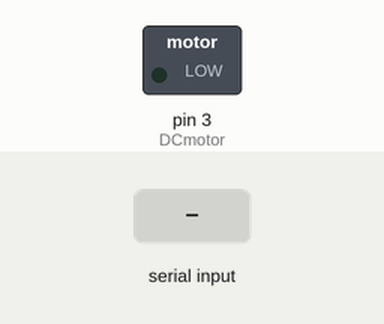
This sketch was run on a simulated Arduino Uno, built with avr-gcc and run on an emulated ATmega328P. On the bench: switched loads named in the sketch (green lamp = pin HIGH). The inputs (shaded band) are chosen by the test bench. What the sketch prints to the serial monitor is not drawn.

Above: at 1.2 s.
1.3 s: "90,45\n" received over Serial
At 2.1 s:
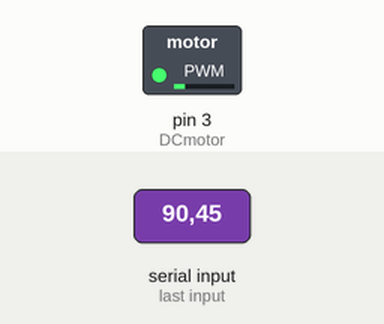
3.8 s: "30,150\n" received over Serial
At 4.3 s:
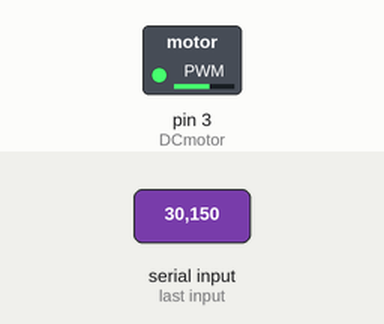
6.3 s: "200\n" received over Serial
At 7.1 s:
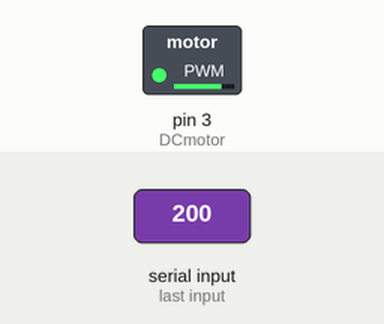
Timing chart, 0 to 9.3 s (numbered marks = the images above; inputs shaded):
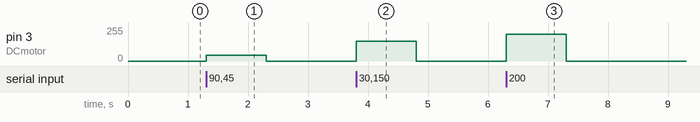

Measured:
- after the input at 1.3 s, pin 3 (DCmotor): 0/255 → 45/255 at once, → 0/255 1.0 s later
- after the input at 3.8 s, pin 3 (DCmotor): 0/255 → 150/255 at once, → 0/255 1.0 s later
- after the input at 6.3 s, pin 3 (DCmotor): 0/255 → 200/255 at once, → 0/255 1.0 s later

The sketch:

212_DCMotor_1.ino
```cpp
int DCmotor =3;                  // 모터를 트랜지스터 통해 PWM 3번 핀에 연결

void setup(){
  pinMode(DCmotor, OUTPUT);       // 3번 핀을 출력으로 설정
  Serial.begin(9600);              // 9600 속도로 시리얼 통신 시작

    while(!Serial);
  Serial.println("Input the Value of Speed from 0 to 255");    // 메시지 출력
}


void loop() {

  if(Serial.available()) {         // 시리얼 창에 값이 입력되면
  int speed = Serial.parseInt();        // 입력된 값을 숫자로 바꾸어 speed 변수에 저장

    if(speed >=0 && speed <= 255) {       // 0과 255 사이의 값이면
      analogWrite(DCmotor,speed);            // 값에 비례한 속도로 모터를 돌려라.
    }
  }
}
```
